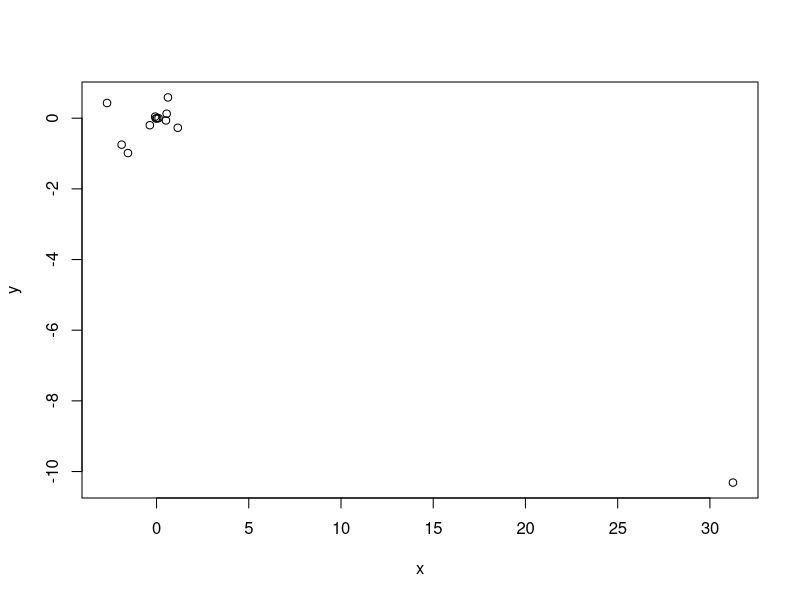

The R source for this figure:
## ---- chunk 1
knitr::opts_chunk$set(echo = TRUE)
# if you are using libraries, it's good practice to load them here
## ---- chunk 2
# please do your coding inside a code chunk
# unless otherwise stated, feel free to do all computations in R
# commented code is always appreciated

#print("Hello")
## ---- chunk 3
# Your Code

#3a.
library(MASS)
data1 = Boston
lm1 = lm(crim ~ zn, data = data1)
lm2 = lm(crim ~ indus, data = data1)
lm3 = lm(crim ~ chas, data = data1)
lm4 = lm(crim ~ nox, data = data1)
lm5 = lm(crim ~ rm, data = data1)
lm6 = lm(crim ~ age, data = data1)
lm7 = lm(crim ~ dis, data = data1)
lm8 = lm(crim ~ rad, data = data1)
lm9 = lm(crim ~ tax, data = data1)
lm10 = lm(crim ~ ptratio, data = data1)
lm11 = lm(crim ~ black, data = data1)
lm12 = lm(crim ~ lstat, data = data1)
lm13 = lm(crim ~ medv, data = data1)

#3b.
lm14 = lm(crim ~ zn + indus + chas + nox + rm + age + dis + rad + tax + ptratio + black + lstat + medv, data = data1)


#3c.
x = c(-0.07393, 0.5098, -1.893, 31.25, -2.684, 0.1078, -1.551, 0.6179, 0.02974, 1.152, -0.03628, 0.5488, -0.3632)

y = c(0.044855, -0.063855, -0.749134, -10.313535, 0.430131, 0.001452, -0.987176, 0.588209, -0.003780, -0.271081, -0.007538, 0.126211, -0.198887)

plot(x,y)

#3d.
lm1full = lm(crim ~ zn + I(zn^2) + I(zn^3), data = data1)
lm2full = lm(crim ~ indus + I(indus^2) + I(indus^3), data = data1)
lm3full = lm(crim ~ chas + I(chas^2) + I(chas^3), data = data1)
lm4full = lm(crim ~ nox + I(nox^2) + I(nox^3), data = data1)
lm5full = lm(crim ~ rm + I(rm^2) + I(rm^3), data = data1)
lm6full = lm(crim ~ age + I(age^2) + I(age^3), data = data1)
lm7full = lm(crim ~ dis + I(dis^2) + I(dis^3), data = data1)
lm8full = lm(crim ~ rad + I(rad^2) + I(rad^3), data = data1)
lm9full = lm(crim ~ tax + I(tax^2) + I(tax^3), data = data1)
lm10full = lm(crim ~ ptratio + I(ptratio^2) + I(ptratio^3), data = data1)
lm11full = lm(crim ~ black + I(black^2) + I(black^3), data = data1)
lm12full = lm(crim ~ lstat + I(lstat^2) + I(lstat^3), data = data1)
lm13full = lm(crim ~ medv + I(medv^2) + I(medv^3), data = data1)

anova(lm1,lm1full)
anova(lm2,lm2full)
anova(lm3,lm3full)
anova(lm4,lm4full)
anova(lm5,lm5full)
anova(lm6,lm6full)
anova(lm7,lm7full)
anova(lm8,lm8full)
anova(lm9,lm9full)
anova(lm10,lm10full)
anova(lm11,lm11full)
anova(lm12,lm12full)
anova(lm13,lm13full)
